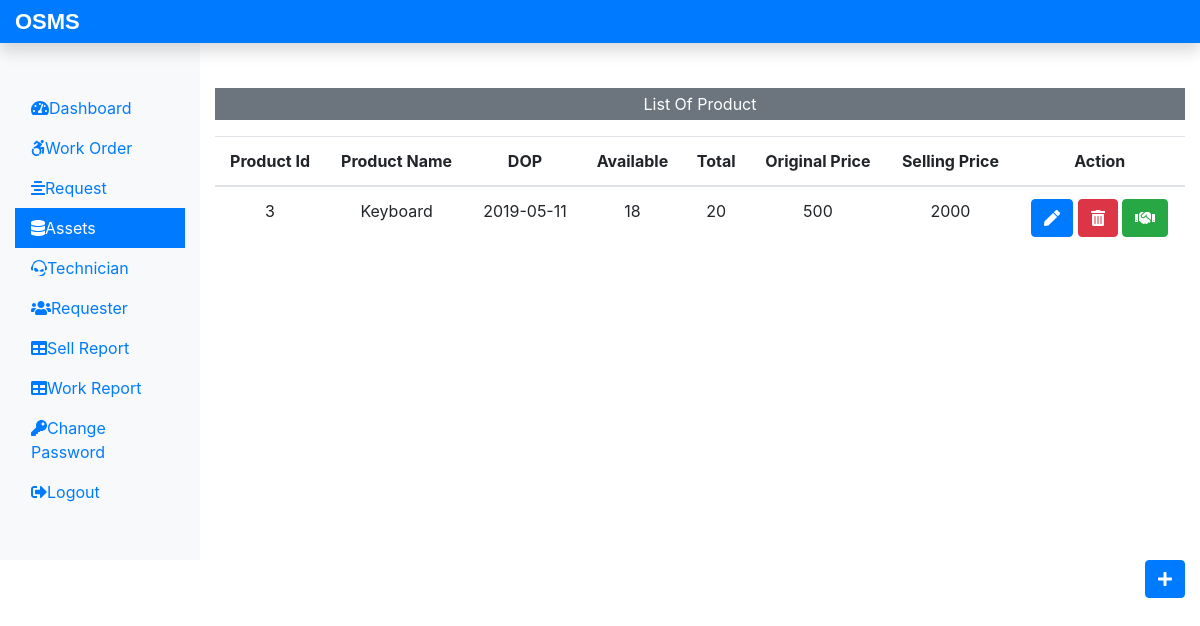
/admin/assets.php (signed in), run on the app's committed database.
### tables this page shows
CREATE TABLE `product_details` (
  `p_id` int(11) NOT NULL,
  `p_name` varchar(50) NOT NULL,
  `p_dop` date NOT NULL,
  `p_available` int(11) NOT NULL,
  `p_total` int(11) NOT NULL,
  `p_original_cost` float NOT NULL,
  `p_selling_cost` float NOT NULL
);

### admin/assets.php (the view, shortened to what this page needs)
<?php
  include_once('../dbconnection.php');
  include_once('includes/header.php');
?>
<div class="col-md-10 col-sm-9 mt-5 text-center">
    <p class="bg-secondary text-white p-1">List Of Product</p>
    <?php
      $sql="SELECT * FROM product_details";
      $result=$conn->query($sql);
      if($result->num_rows > 0){
    ?>
    <table class="table">
      <thead>
        <th>Product Id</th>
        <th>Product Name</th>
        <th>DOP</th>
        <th>Available</th>
        <th>Total</th>
        <th>Original Price</th>
        <th>Selling Price</th>
        <th>Action</th>
      </thead>
      <tbody>
        <?php while($row=$result->fetch_assoc()){ ?>
        <tr>
          <td><?php echo $row['p_id'] ;?></td>
          <td><?php echo $row['p_name'] ;?></td>
          <td><?php echo $row['p_dop'] ;?></td>
          <td><?php echo $row['p_available'] ;?></td>
          <td><?php echo $row['p_total'] ;?></td>
          <td><?php echo $row['p_original_cost'] ;?></td>
          <td><?php echo $row['p_selling_cost'] ;?></td>
          <td>
            <form action="edit_product.php"method="post" class="d-inline">
              <button type="submit" class="btn btn-primary" name="edit" value="Edit"><i class="fas fa-pen"></i></button>
            </form>
            <form action="" method="post" class="d-inline">
            <button type="submit" class="btn btn-danger" name="delete" value="Delete"><i class="fas fa-trash-alt"></i></button>
            </form>
            <form action="sell_product.php" method="post" class="d-inline">
            <button type="submit" class="btn btn-success" name="issue" value="Issue"><i class="fas fa-handshake"></i></button>
            </form>
          </td>
        </tr>
        <?php } ?>
      </tbody>
    </table>
    <?php }else{
      echo'<div class="alert alert-info">No Product Available</div>';
    } ?>
  </div>
  </div>
  <div class="float-right"><a href="insert_product.php" class="btn btn-primary"><i class="fas fa-plus"></i></a></div>
    </div>
</body>
</html>
<?php include_once('includes/footer.php') ?>

### data on the page
product_details: p_id "3", p_name "Keyboard", p_dop "2019-05-11", p_available "18", p_total "20", p_original_cost "500", p_selling_cost "2000"
